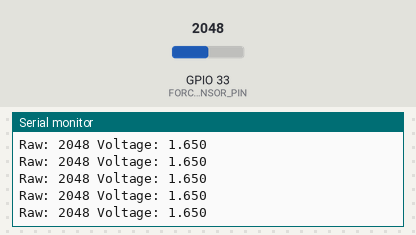
A sketch run on a simulated ESP32. Shown: the last lines printed to the serial monitor. Inputs (shaded band) come from the test bench; at power-on: GPIO 33 (FORCE_SENSOR_PIN) = 2048 (analog values on the 0–4095 scale).

Above: at 2.2 s.
2.3 s: GPIO 33 (FORCE_SENSOR_PIN) set to 2866
At 2.31 s:
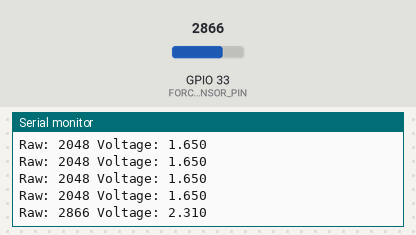
3.8 s: GPIO 33 (FORCE_SENSOR_PIN) set to 3603
At 3.81 s:
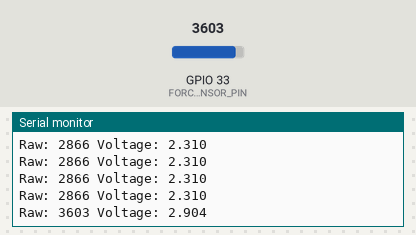
Timing chart, 0 to 6.8 s (numbered marks = the images above; inputs shaded):
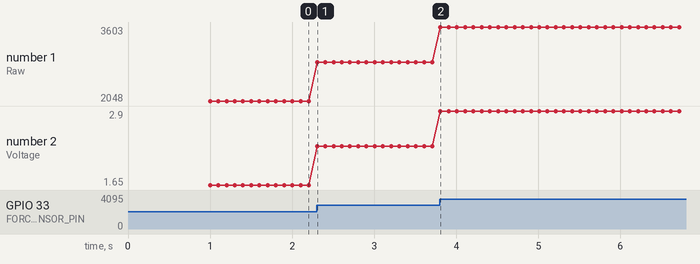

Measured:
- after the input at 2.3 s, the serial monitor: prints a new line at once (image 1)
- after the input at 3.8 s, the serial monitor: prints a new line at once (image 2)
- plotted number 1: 2048 → 2866 after the input at 2.3 s, 2866 → 3603 after the input at 3.8 s
- plotted number 2: 1.65 → 2.31 after the input at 2.3 s, 2.31 → 2.9 after the input at 3.8 s

The sketch:

fsr_serial.ino
```cpp
#define FORCE_SENSOR_PIN 33

void setup() {
  Serial.begin(115200);
  delay(1000);

  analogReadResolution(12);
  analogSetAttenuation(ADC_11db);
}

void loop() {
  int raw = analogRead(FORCE_SENSOR_PIN);
  float voltage = raw * (3.3 / 4095.0);

  Serial.print("Raw: ");
  Serial.print(raw);
  Serial.print(" Voltage: ");
  Serial.println(voltage, 3);

  delay(100);
}
```
